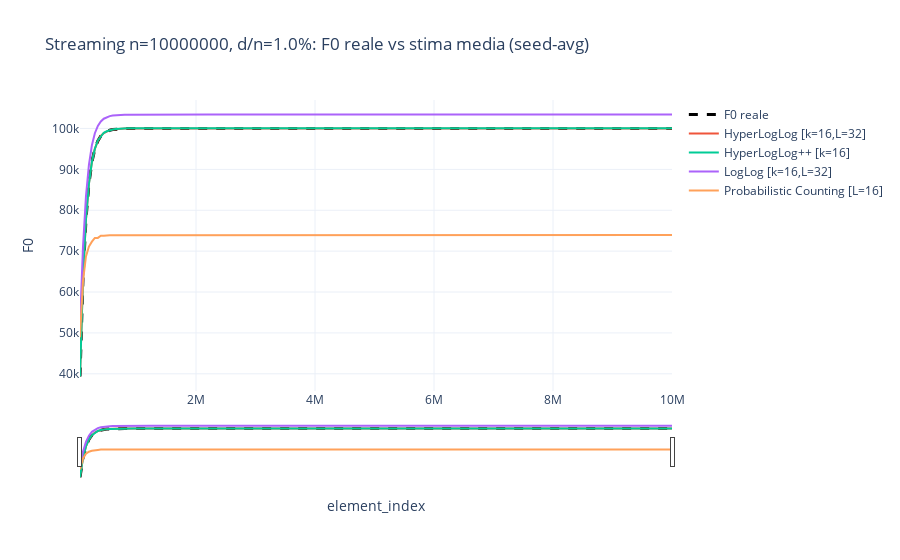
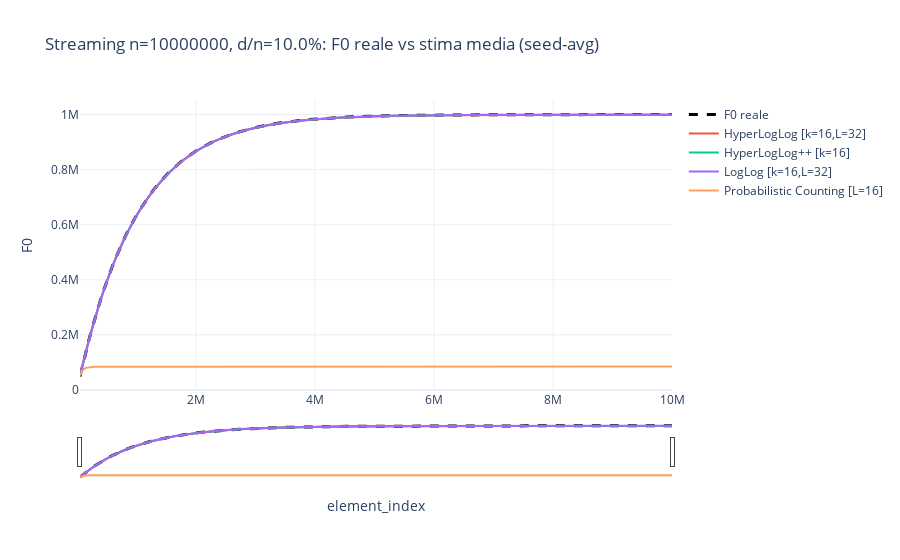
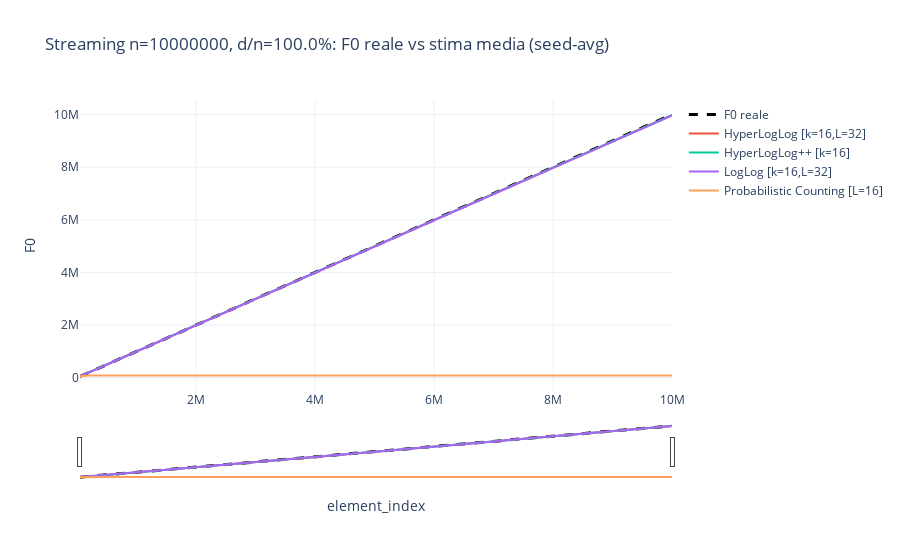
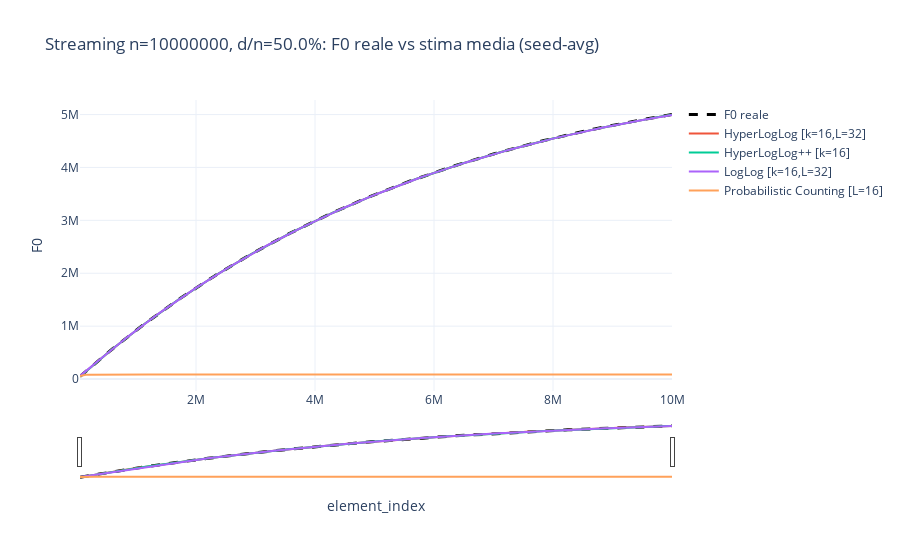

Source (notebook cell) for these figures, in order:
### Code cell
# Per ogni d/n: F0 vero vs F0 stimato lungo lo stream
for dlab in sorted(f_agg['d_over_n_label'].unique().tolist()):
    g = f_agg[f_agg['d_over_n_label'] == dlab].copy()
    truth = g.groupby('element_index', as_index=False)['f0_mean'].mean().sort_values('element_index')

    fig = go.Figure()
    fig.add_trace(go.Scatter(
        x=truth['element_index'], y=truth['f0_mean'], mode='lines',
        name='F0 reale', line=dict(color='black', dash='dash', width=3),
        hovertemplate='t=%{x}<br>F0=%{y}<extra></extra>'
    ))

    for algo, a in g.groupby('algorithm_label'):
        a = a.sort_values('element_index')
        fig.add_trace(go.Scatter(
            x=a['element_index'], y=a['f0_hat_mean'], mode='lines', name=algo,
            hovertemplate='algo=%{fullData.name}<br>t=%{x}<br>F0_hat=%{y:.6f}<extra></extra>'
        ))

    fig.update_layout(
        title=f'Streaming n={N}, d/n={dlab}: F0 reale vs stima media (seed-avg)',
        xaxis_title='element_index', yaxis_title='F0',
        template='plotly_white', dragmode='zoom', hovermode='x unified',
        legend=dict(itemclick='toggle', itemdoubleclick='toggleothers')
    )
    fig.update_xaxes(fixedrange=False, rangeslider=dict(visible=True))
    fig.update_yaxes(fixedrange=False)
    fig.show(config=PLOT_CONFIG)

### Figure 1 — Plotly figure (JSON) as saved in the notebook; plotly's stock layout.template omitted (floating-point values rounded to 4 significant figures; data arrays with more than 128 entries replaced by an {"elided": "..."} marker saying what was removed)
{"data": [{"hovertemplate": "t=%{x}<br>F0=%{y}<extra></extra>", "line": {"color": "black", "dash": "dash", "width": 3}, "mode": "lines", "name": "F0 reale", "type": "scatter", "x": {"elided": "200 int values"}, "y": {"elided": "200 float values"}}, {"hovertemplate": "algo=%{fullData.name}<br>t=%{x}<br>F0_hat=%{y:.6f}<extra></extra>", "mode": "lines", "name": "HyperLogLog [k=16,L=32]", "type": "scatter", "x": {"elided": "200 int values"}, "y": {"elided": "200 float values"}}, {"hovertemplate": "algo=%{fullData.name}<br>t=%{x}<br>F0_hat=%{y:.6f}<extra></extra>", "mode": "lines", "name": "HyperLogLog++ [k=16]", "type": "scatter", "x": {"elided": "200 int values"}, "y": {"elided": "200 float values"}}, {"hovertemplate": "algo=%{fullData.name}<br>t=%{x}<br>F0_hat=%{y:.6f}<extra></extra>", "mode": "lines", "name": "LogLog [k=16,L=32]", "type": "scatter", "x": {"elided": "200 int values"}, "y": {"elided": "200 float values"}}, {"hovertemplate": "algo=%{fullData.name}<br>t=%{x}<br>F0_hat=%{y:.6f}<extra></extra>", "mode": "lines", "name": "Probabilistic Counting [L=16]", "type": "scatter", "x": {"elided": "200 int values"}, "y": {"elided": "200 float values"}}], "layout": {"dragmode": "zoom", "hovermode": "x unified", "legend": {"itemclick": "toggle", "itemdoubleclick": "toggleothers"}, "title": {"text": "Streaming n=10000000, d/n=1.0%: F0 reale vs stima media (seed-avg)"}, "xaxis": {"fixedrange": false, "rangeslider": {"visible": true}, "title": {"text": "element_index"}}, "yaxis": {"fixedrange": false, "title": {"text": "F0"}}}}

### Figure 2 — Plotly figure (JSON) as saved in the notebook; plotly's stock layout.template omitted (floating-point values rounded to 4 significant figures; data arrays with more than 128 entries replaced by an {"elided": "..."} marker saying what was removed)
{"data": [{"hovertemplate": "t=%{x}<br>F0=%{y}<extra></extra>", "line": {"color": "black", "dash": "dash", "width": 3}, "mode": "lines", "name": "F0 reale", "type": "scatter", "x": {"elided": "200 int values"}, "y": {"elided": "200 float values"}}, {"hovertemplate": "algo=%{fullData.name}<br>t=%{x}<br>F0_hat=%{y:.6f}<extra></extra>", "mode": "lines", "name": "HyperLogLog [k=16,L=32]", "type": "scatter", "x": {"elided": "200 int values"}, "y": {"elided": "200 float values"}}, {"hovertemplate": "algo=%{fullData.name}<br>t=%{x}<br>F0_hat=%{y:.6f}<extra></extra>", "mode": "lines", "name": "HyperLogLog++ [k=16]", "type": "scatter", "x": {"elided": "200 int values"}, "y": {"elided": "200 float values"}}, {"hovertemplate": "algo=%{fullData.name}<br>t=%{x}<br>F0_hat=%{y:.6f}<extra></extra>", "mode": "lines", "name": "LogLog [k=16,L=32]", "type": "scatter", "x": {"elided": "200 int values"}, "y": {"elided": "200 float values"}}, {"hovertemplate": "algo=%{fullData.name}<br>t=%{x}<br>F0_hat=%{y:.6f}<extra></extra>", "mode": "lines", "name": "Probabilistic Counting [L=16]", "type": "scatter", "x": {"elided": "200 int values"}, "y": {"elided": "200 float values"}}], "layout": {"dragmode": "zoom", "hovermode": "x unified", "legend": {"itemclick": "toggle", "itemdoubleclick": "toggleothers"}, "title": {"text": "Streaming n=10000000, d/n=10.0%: F0 reale vs stima media (seed-avg)"}, "xaxis": {"fixedrange": false, "rangeslider": {"visible": true}, "title": {"text": "element_index"}}, "yaxis": {"fixedrange": false, "title": {"text": "F0"}}}}

### Figure 3 — Plotly figure (JSON) as saved in the notebook; plotly's stock layout.template omitted (floating-point values rounded to 4 significant figures; data arrays with more than 128 entries replaced by an {"elided": "..."} marker saying what was removed)
{"data": [{"hovertemplate": "t=%{x}<br>F0=%{y}<extra></extra>", "line": {"color": "black", "dash": "dash", "width": 3}, "mode": "lines", "name": "F0 reale", "type": "scatter", "x": {"elided": "200 int values"}, "y": {"elided": "200 float values"}}, {"hovertemplate": "algo=%{fullData.name}<br>t=%{x}<br>F0_hat=%{y:.6f}<extra></extra>", "mode": "lines", "name": "HyperLogLog [k=16,L=32]", "type": "scatter", "x": {"elided": "200 int values"}, "y": {"elided": "200 float values"}}, {"hovertemplate": "algo=%{fullData.name}<br>t=%{x}<br>F0_hat=%{y:.6f}<extra></extra>", "mode": "lines", "name": "HyperLogLog++ [k=16]", "type": "scatter", "x": {"elided": "200 int values"}, "y": {"elided": "200 float values"}}, {"hovertemplate": "algo=%{fullData.name}<br>t=%{x}<br>F0_hat=%{y:.6f}<extra></extra>", "mode": "lines", "name": "LogLog [k=16,L=32]", "type": "scatter", "x": {"elided": "200 int values"}, "y": {"elided": "200 float values"}}, {"hovertemplate": "algo=%{fullData.name}<br>t=%{x}<br>F0_hat=%{y:.6f}<extra></extra>", "mode": "lines", "name": "Probabilistic Counting [L=16]", "type": "scatter", "x": {"elided": "200 int values"}, "y": {"elided": "200 float values"}}], "layout": {"dragmode": "zoom", "hovermode": "x unified", "legend": {"itemclick": "toggle", "itemdoubleclick": "toggleothers"}, "title": {"text": "Streaming n=10000000, d/n=100.0%: F0 reale vs stima media (seed-avg)"}, "xaxis": {"fixedrange": false, "rangeslider": {"visible": true}, "title": {"text": "element_index"}}, "yaxis": {"fixedrange": false, "title": {"text": "F0"}}}}

### Figure 4 — Plotly figure (JSON) as saved in the notebook; plotly's stock layout.template omitted (floating-point values rounded to 4 significant figures; data arrays with more than 128 entries replaced by an {"elided": "..."} marker saying what was removed)
{"data": [{"hovertemplate": "t=%{x}<br>F0=%{y}<extra></extra>", "line": {"color": "black", "dash": "dash", "width": 3}, "mode": "lines", "name": "F0 reale", "type": "scatter", "x": {"elided": "200 int values"}, "y": {"elided": "200 float values"}}, {"hovertemplate": "algo=%{fullData.name}<br>t=%{x}<br>F0_hat=%{y:.6f}<extra></extra>", "mode": "lines", "name": "HyperLogLog [k=16,L=32]", "type": "scatter", "x": {"elided": "200 int values"}, "y": {"elided": "200 float values"}}, {"hovertemplate": "algo=%{fullData.name}<br>t=%{x}<br>F0_hat=%{y:.6f}<extra></extra>", "mode": "lines", "name": "HyperLogLog++ [k=16]", "type": "scatter", "x": {"elided": "200 int values"}, "y": {"elided": "200 float values"}}, {"hovertemplate": "algo=%{fullData.name}<br>t=%{x}<br>F0_hat=%{y:.6f}<extra></extra>", "mode": "lines", "name": "LogLog [k=16,L=32]", "type": "scatter", "x": {"elided": "200 int values"}, "y": {"elided": "200 float values"}}, {"hovertemplate": "algo=%{fullData.name}<br>t=%{x}<br>F0_hat=%{y:.6f}<extra></extra>", "mode": "lines", "name": "Probabilistic Counting [L=16]", "type": "scatter", "x": {"elided": "200 int values"}, "y": {"elided": "200 float values"}}], "layout": {"dragmode": "zoom", "hovermode": "x unified", "legend": {"itemclick": "toggle", "itemdoubleclick": "toggleothers"}, "title": {"text": "Streaming n=10000000, d/n=50.0%: F0 reale vs stima media (seed-avg)"}, "xaxis": {"fixedrange": false, "rangeslider": {"visible": true}, "title": {"text": "element_index"}}, "yaxis": {"fixedrange": false, "title": {"text": "F0"}}}}
